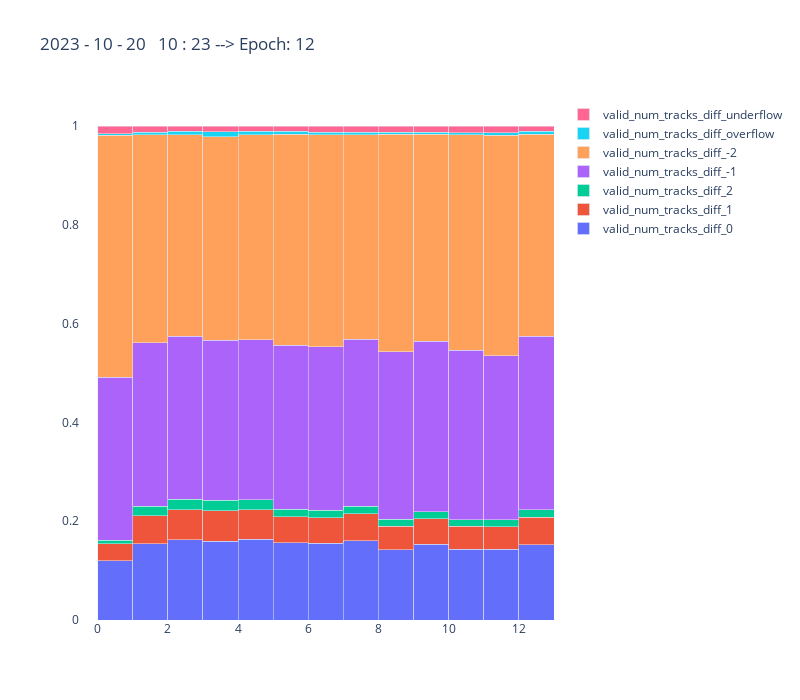
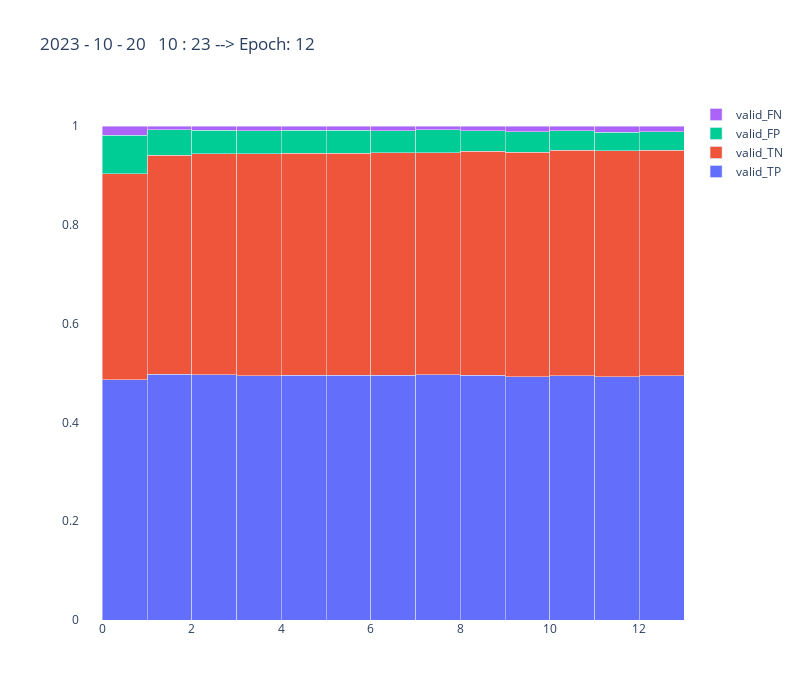

Write notebook code for charts like these, in order.
### Code cell
def update_stack(df: pd.DataFrame, columns, t):
    fig = go.Figure()

    norm_sum = df[columns].sum(axis=1)

    for key in columns:
        fig.add_trace(go.Bar(
            name=key,
            y=df[key]/norm_sum,
            x=df['epoch'],
            width=1,
            offset=0,
        ))

    fig.update_layout(
        title=f"{t} --> Epoch: {df['epoch'].iloc[-1]}",
        width=800,
        height=700,
        paper_bgcolor='rgba(0,0,0,0)',
        plot_bgcolor='rgba(0,0,0,0)',
        barmode="stack"
    )

    fig.show()

update_stack(df_new, [col for col in df_new.columns if 'valid_num_tracks_diff' in col], t)

update_stack(df_new, [col for col in df_new.columns if 'valid_num_tracks_diff' not in col][1:], t)

### Figure 1 — Plotly figure (JSON) as saved in the notebook; plotly's stock layout.template omitted (floating-point values rounded to 4 significant figures)
{"data": [{"name": "valid_num_tracks_diff_0", "offset": 0, "width": 1, "x": [0, 1, 2, 3, 4, 5, 6, 7, 8, 9, 10, 11, 12], "y": [0.1198, 0.1542, 0.1629, 0.1595, 0.1637, 0.1564, 0.1553, 0.1601, 0.1426, 0.1538, 0.1432, 0.1434, 0.152], "type": "bar"}, {"name": "valid_num_tracks_diff_1", "offset": 0, "width": 1, "x": [0, 1, 2, 3, 4, 5, 6, 7, 8, 9, 10, 11, 12], "y": [0.03437, 0.05679, 0.05981, 0.06175, 0.059, 0.05249, 0.05182, 0.05477, 0.04752, 0.05088, 0.04692, 0.04578, 0.05596], "type": "bar"}, {"name": "valid_num_tracks_diff_2", "offset": 0, "width": 1, "x": [0, 1, 2, 3, 4, 5, 6, 7, 8, 9, 10, 11, 12], "y": [0.007719, 0.01886, 0.02135, 0.02101, 0.02054, 0.0153, 0.0147, 0.0151, 0.01403, 0.0141, 0.01309, 0.01369, 0.01491], "type": "bar"}, {"name": "valid_num_tracks_diff_-1", "offset": 0, "width": 1, "x": [0, 1, 2, 3, 4, 5, 6, 7, 8, 9, 10, 11, 12], "y": [0.329, 0.3311, 0.3301, 0.3243, 0.3244, 0.3316, 0.3318, 0.3381, 0.3386, 0.3453, 0.3424, 0.3321, 0.3517], "type": "bar"}, {"name": "valid_num_tracks_diff_-2", "offset": 0, "width": 1, "x": [0, 1, 2, 3, 4, 5, 6, 7, 8, 9, 10, 11, 12], "y": [0.4906, 0.4211, 0.4078, 0.4119, 0.4148, 0.4274, 0.4286, 0.4143, 0.4409, 0.4193, 0.437, 0.4462, 0.4089], "type": "bar"}, {"name": "valid_num_tracks_diff_overflow", "offset": 0, "width": 1, "x": [0, 1, 2, 3, 4, 5, 6, 7, 8, 9, 10, 11, 12], "y": [0.002416, 0.005638, 0.007115, 0.009599, 0.006914, 0.005773, 0.005034, 0.005303, 0.004027, 0.004296, 0.004095, 0.005571, 0.006366], "type": "bar"}, {"name": "valid_num_tracks_diff_underflow", "offset": 0, "width": 1, "x": [0, 1, 2, 3, 4, 5, 6, 7, 8, 9, 10, 11, 12], "y": [0.01604, 0.01235, 0.01094, 0.01188, 0.01067, 0.01101, 0.01269, 0.01235, 0.01228, 0.01228, 0.01336, 0.01329, 0.01022], "type": "bar"}], "layout": {"title": {"text": "2023 - 10 - 20   10 : 23 --> Epoch: 12"}, "width": 800, "height": 700, "paper_bgcolor": "rgba(0,0,0,0)", "plot_bgcolor": "rgba(0,0,0,0)", "barmode": "stack"}}

### Figure 2 — Plotly figure (JSON) as saved in the notebook; plotly's stock layout.template omitted (floating-point values rounded to 4 significant figures)
{"data": [{"name": "valid_TP", "offset": 0, "width": 1, "x": [0, 1, 2, 3, 4, 5, 6, 7, 8, 9, 10, 11, 12], "y": [0.4862, 0.497, 0.4963, 0.4949, 0.4956, 0.4955, 0.4953, 0.4964, 0.4953, 0.4929, 0.4946, 0.4922, 0.4941], "type": "bar"}, {"name": "valid_TN", "offset": 0, "width": 1, "x": [0, 1, 2, 3, 4, 5, 6, 7, 8, 9, 10, 11, 12], "y": [0.4167, 0.4438, 0.4476, 0.4491, 0.449, 0.4499, 0.4507, 0.4498, 0.4535, 0.4535, 0.456, 0.4577, 0.4565], "type": "bar"}, {"name": "valid_FP", "offset": 0, "width": 1, "x": [0, 1, 2, 3, 4, 5, 6, 7, 8, 9, 10, 11, 12], "y": [0.07882, 0.05167, 0.04792, 0.04642, 0.04653, 0.04564, 0.04482, 0.04567, 0.04199, 0.04204, 0.0395, 0.03784, 0.03728], "type": "bar"}, {"name": "valid_FN", "offset": 0, "width": 1, "x": [0, 1, 2, 3, 4, 5, 6, 7, 8, 9, 10, 11, 12], "y": [0.01833, 0.007515, 0.008163, 0.009615, 0.008881, 0.009032, 0.009174, 0.008058, 0.009214, 0.01158, 0.009927, 0.01234, 0.01205], "type": "bar"}], "layout": {"title": {"text": "2023 - 10 - 20   10 : 23 --> Epoch: 12"}, "width": 800, "height": 700, "paper_bgcolor": "rgba(0,0,0,0)", "plot_bgcolor": "rgba(0,0,0,0)", "barmode": "stack"}}
